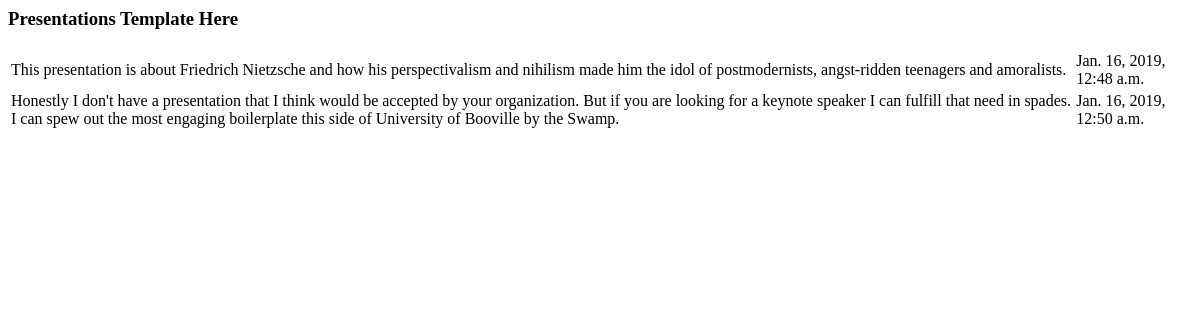
The page /presentations/ on the database as committed earlier.
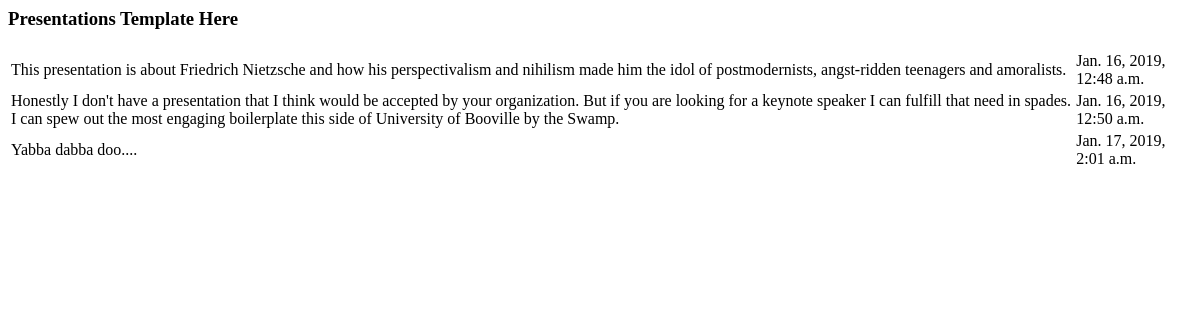
The same page on the database as committed later.
### u2/models.py (models this page shows, shortened)
class Presentation(models.Model):
    description = models.TextField(max_length=4000)
    created_at = models.DateTimeField(auto_now_add=True)

### u2/views.py (the view)
# urls.py: path('presentations/', views.presentations),
def presentations(request):
    presentation_list = Presentation.objects.all()
    return render(request, 'presentations.html', {'presentation_list': presentation_list})

### templates/presentations.html
<h3>Presentations Template Here</h3>
<table>
{% for presentation in presentation_list %}
  <tr>
    <td>{{ presentation.description }}</td>
    <td>{{ presentation.created_at }}</td>
  </tr>
{% endfor %}
</table>

Rows that differ between the two databases and show on the page:
added Presentation: description "Yabba dabba doo....", created_at "Jan. 17, 2019, 2:01 a.m."
